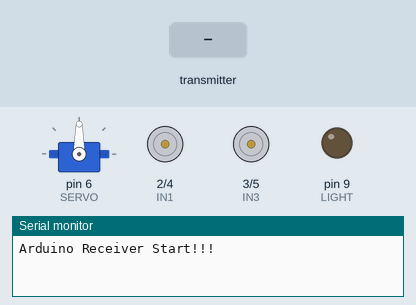
A sketch run on a simulated Arduino Uno, built with avr-gcc and run on an emulated ATmega328P. Parts: servo, motor-driver pin pairs drawn as motors (green arrow = first pin HIGH = forward, orange = second pin HIGH = backward, longer = more drive), output pins drawn as LEDs (lit = HIGH), the last lines printed to the serial monitor. Inputs (shaded band) come from the test bench. No radio packets arrive unless stated.

Above: at 2.4 s.
2.5 s: the transmitter starts sending ctlParam.0 = 0
At 3.3 s:
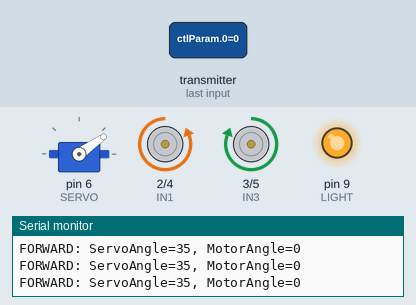
4.0 s: the transmitter starts sending ctlParam.1 = 256
At 4.4 s:
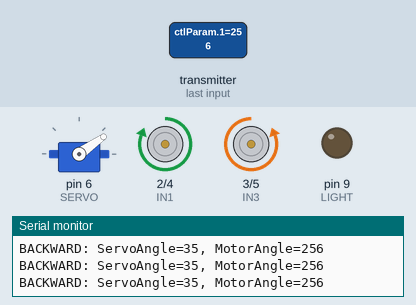
5.5 s: the transmitter starts sending ctlParam.0 = 256
At 6.7 s:
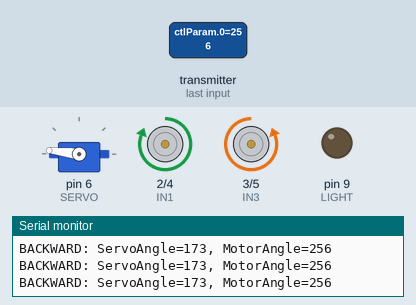
7.0 s: the transmitter starts sending ctlParam.1 = 0
At 8.0 s:
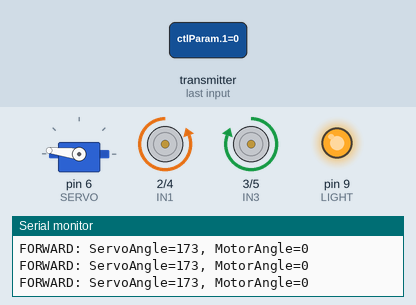
8.5 s: the transmitter starts sending ctlParam.0 = 1023
At 8.9 s:
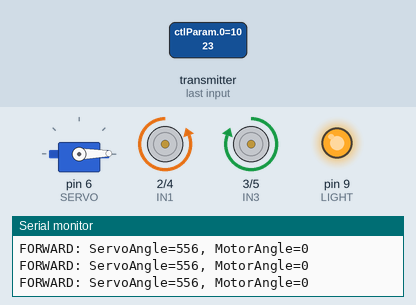
10.0 s: the transmitter starts sending ctlParam.1 = 512
At 11.4 s:
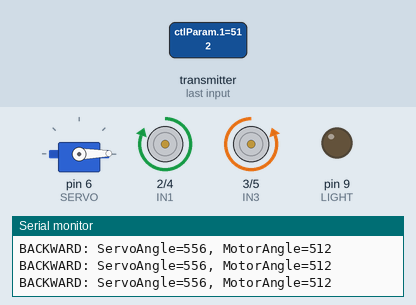
Timing chart, 0 to 12.5 s (numbered marks = the images above; inputs shaded):
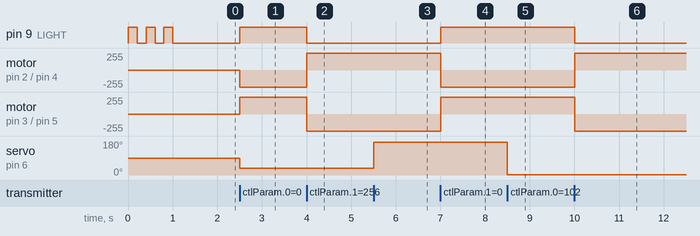

The sketch:

RC_Receiver.ino
```cpp
/*************************************************************************************************
 * Arduino ラジコン受信機(ラジコン本体)プログラム
 * Produced by P-Lab Programming School
 *                                                                              @author P-LAB
 *                                                                              @date 2018/12/24
 ************************************************************************************************/
#include <SPI.h>
#include <nRF24L01.h>
#include <printf.h>
#include <RF24.h>
#include <RF24_config.h>
#include <Servo.h>

// コメント:１行(プログラムとして実行されません)
/* コメント:１行(説明などを自由に書き込みましょう) */
/* コメント:複数行
 * (こうやると何行もコメントにできます。)
 */

/* 赤い基板のモーター制御回路のArduino出力ピン定義 */
#define IN1 2   // D2
#define IN2 4   // D4
#define IN3 3   // D3
#define IN4 5   // D5
#define SERVO 6 // D6

/* ヘッドライトLEDの出力ピン定義(自分ではんだ付け) */
#define LIGHT 9 // D9

/* 無線モジュール設定 */
RF24 radio(7, 8); // CE, CSN
// 半角5文字の無線識別コード(自分専用コード。送受信側で同じものを使います)
const byte address[6] = "00001"; //★★自分用の番号を定義してみよう★★
// 送信パラメータ(X, Y, ボタンの３つ。今回は X,Y しか使いません。)
short ctlParam[3];

/* サーボ制御ハンドル */
Servo myServo;

/****************************************************
 * セットアップ関数
 * 起動時に１回だけ実行します。
 ****************************************************/
void setup() {
  // シリアル通信開始
  Serial.begin( 9600 );
  Serial.println( "Arduino Receiver Start!!!" );
  //★★「シリアルモニタ」を使って確認してみよう★★

  // 無線モジュール開始
  radio.begin();
  radio.openReadingPipe(0, address); //上で定義した無線識別コード
  radio.setPALevel(RF24_PA_MIN);     //信号の強さは最小
  radio.startListening();            //受信開始

  //モーター制御回路の出力ピン設定
  pinMode(IN1, OUTPUT);
  pinMode(IN2, OUTPUT);
  pinMode(IN3, OUTPUT);
  pinMode(IN4, OUTPUT);

  //ヘッドライトLEDの出力ピン設定
  pinMode(LIGHT, OUTPUT);

 //電源ON時にヘッドライトを３回点滅させます。
  int i=0;
  for( i=0; i<3; i++ ){
    digitalWrite( LIGHT, HIGH );
    delay( 200 );
    digitalWrite( LIGHT, LOW );
    delay( 200 );
  }

  //サーボの出力ピン設定
  myServo.attach(SERVO);
}

/****************************************************
 * ループ関数
 * セットアップ関数が実行された後、無限に実行します。
 ***************************************************/
void loop() {

  //無線モジュールが使える場合にだけ動きます
  if (radio.available()) {
    //送信パラメータを読み込みます
    radio.read(&ctlParam, sizeof(ctlParam));

    //送信パラメータから値を取り出して変数に代入します
    int ServoAngle = ctlParam[0];
    int MotorAngle = ctlParam[1];
//    int button = ctlParam[2];  //ボタンの感度がイマイチなので使わない

    //サーボを動かす角度を決定します
    // ★★サーボの角度が右と左で違います。自分のマシンに合わせて調整してみよう★★
    // 停止：90      (★最初にタイヤが真っすぐに走るように取り付けておく)
    // 左：0から90   (★  0まで回しちゃダメ。サーボのギアが壊れます)
    // 右：90から180 (★180まで回しちゃダメ。サーボのギアが壊れます)
    if(ServoAngle < 90){
      //左向きにはそんなに動かさない
      ServoAngle = 0.4 * ServoAngle + 35;
    } else if (ServoAngle > 90){
      //右向きの場合は結構動かす
      ServoAngle = 0.5 * (ServoAngle - 90) + 90;
    } else {
      //真ん中は90度
      ServoAngle = 90;
    }
    //決定したサーボ角度を出力します
    myServo.write(ServoAngle);

    //モーターを動かす方向を決定します
    if(MotorAngle > 90){
      //モーターに「青色→黄色」の向きに電流を流します
      digitalWrite(IN1, HIGH);
      digitalWrite(IN2, LOW);
      digitalWrite(IN3, LOW);
      digitalWrite(IN4, HIGH);
      digitalWrite(LIGHT, LOW);    //ヘッドライト
      Serial.print("BACKWARD: "); //後ろに進む
    } else if(MotorAngle < 90) {
      //モーターに「青色←黄色」の向きに電流を流します
      digitalWrite(IN1, LOW);
      digitalWrite(IN2, HIGH);
      digitalWrite(IN3, HIGH);
      digitalWrite(IN4, LOW);
      digitalWrite(LIGHT, HIGH);  //ヘッドライト
      Serial.print("FORWARD: "); //前に進む
    } else {
      //モータに電流を流しません。ストップさせます。
      digitalWrite(IN1, LOW);
      digitalWrite(IN2, LOW);
      digitalWrite(IN3, LOW);
      digitalWrite(IN4, LOW);
      digitalWrite(LIGHT, LOW);   //ヘッドライト
      Serial.print("STOP: ");    //ストップ
    }

    //シリアル出力して値を確認します
    Serial.print("ServoAngle=");
    Serial.print(ServoAngle);
    Serial.print(", MotorAngle=");
    Serial.println(MotorAngle);
  }

  // 5ms(0.005秒)間待ってからまたループを繰り返します。
  delay(5);
}
```

Measured:
- after the input at 2.5 s, pin 9 (LIGHT): LOW → HIGH at once; motor on pin 2 (IN1) / pin 4 (IN2): stopped → backward 255/255 at once; motor on pin 3 (IN3) / pin 5 (IN4): stopped → forward 255/255 at once; servo on pin 6 (SERVO): 90° → 35° at once
- after the input at 4.0 s, pin 9 (LIGHT): HIGH → LOW at once; motor on pin 2 (IN1) / pin 4 (IN2): backward 255/255 → forward 255/255 at once; motor on pin 3 (IN3) / pin 5 (IN4): forward 255/255 → backward 255/255 at once
- after the input at 5.5 s, servo on pin 6 (SERVO): 35° → 173° at once
- after the input at 7.0 s, pin 9 (LIGHT): LOW → HIGH at once; motor on pin 2 (IN1) / pin 4 (IN2): forward 255/255 → backward 255/255 at once; motor on pin 3 (IN3) / pin 5 (IN4): backward 255/255 → forward 255/255 at once
- after the input at 8.5 s, servo on pin 6 (SERVO): 173° → 1° at once
- after the input at 10.0 s, pin 9 (LIGHT): HIGH → LOW at once; motor on pin 2 (IN1) / pin 4 (IN2): backward 255/255 → forward 255/255 at once; motor on pin 3 (IN3) / pin 5 (IN4): forward 255/255 → backward 255/255 at once
